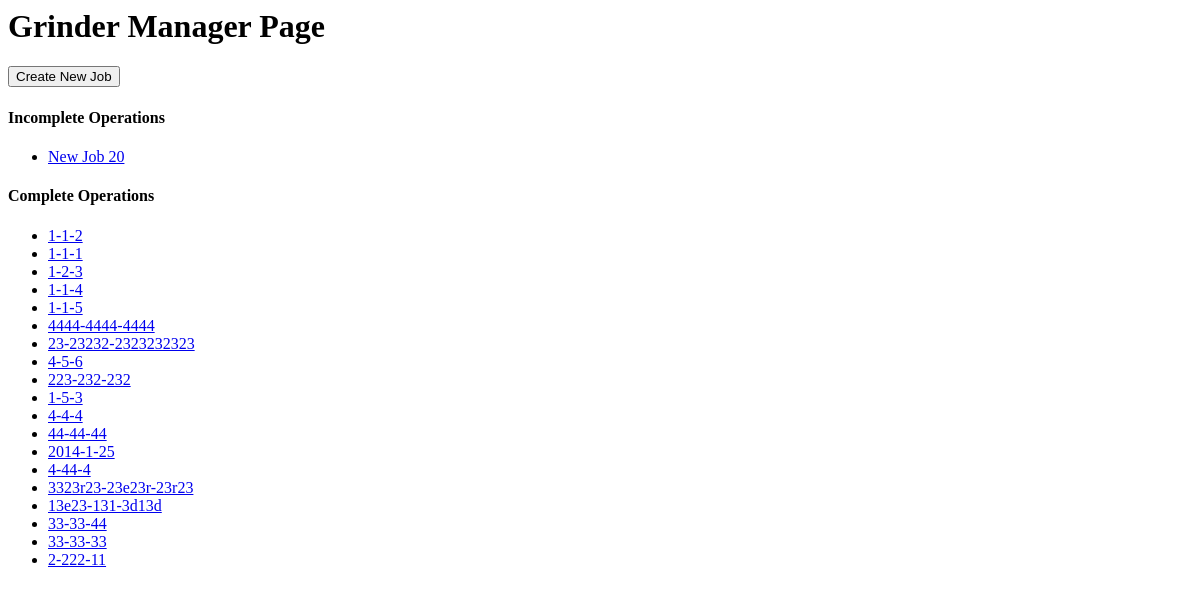
/, run on an earlier commit of the app's database.
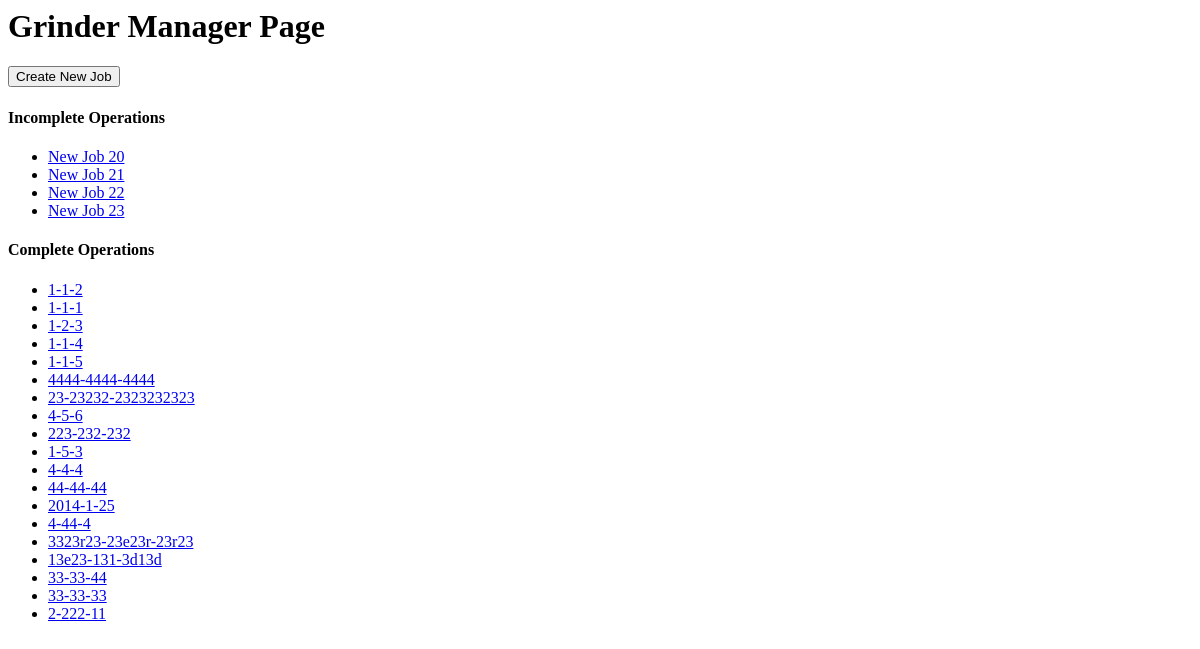
And on a later commit of the database.
### embossers/models.py (models this page shows, shortened)
class Job(models.Model):
    job_id = models.CharField(max_length=100, default="New Job", unique=True)
    date_created = models.DateTimeField('date created', auto_now_add=True)
    last_update = models.DateTimeField('last updated', default=timezone.now)
    date_submitted = models.DateTimeField(null=True, blank=True)
    process_outline = models.CharField(max_length=100, default="None", verbose_name="Process Template")
    has_process_outline_been_modified_for_this_operation = models.BooleanField(default=False, verbose_name="Edited Template")
    has_job_name_been_set = models.BooleanField(default=False)
    completed = models.BooleanField(default=False)
    disable_submit_button = models.BooleanField(default=False)
    job_number = models.CharField(max_length=100, blank=True)
    assembly_number = models.CharField(max_length=100, blank=True)
    operation_number = models.CharField(max_length=100, blank=True)
    def __str__(self):
        return self.job_id
    def was_created_recently(self):
        now = timezone.now()
        return now - datetime.timedelta(days=1) <= self.date_created <= now
    was_created_recently.admin_order_field = 'date_created'
    was_created_recently.boolean = True
    was_created_recently.short_description = 'Created recently?'

### grinder_manager/views.py (the view)
# urls.py: url(r'^$', IndexView.as_view(), name='index'),
class IndexView(generic.ListView):
    template_name = 'grinder_manager/pages/index.html'
    def get_context_data(self, **kwargs):
        context = super(IndexView, self).get_context_data(**kwargs)
        context['jobs'] = EmbosserJob.objects.all()
        for job in context['jobs']:
            if job.completed == False:
                try:
                    context['incomplete_jobs'].append(job)
                except:
                    context['incomplete_jobs'] = []
                    context['incomplete_jobs'].append(job)
            if job.completed == True:
                try:
                    context['complete_jobs'].append(job)
                except:
                    context['complete_jobs'] = []
                    context['complete_jobs'].append(job)
        return context
    def get_queryset(self):
        return EmbosserJob.objects.all()

### templates/grinder_manager/pages/index.html
{% load static %}
<link rel="stylesheet" type="text/css" href="{% static 'embossers/style.css' %}" />
<h1>Grinder Manager Page</h1>
<form action="{% url 'grinder_manager:create_job' %}" name="create_job_from_index">
    <button type="submit">Create New Job</button>
</form>
{% if jobs %}
    <h4>Incomplete Operations</h4>
    <ul>
    {% for job in incomplete_jobs %}
        {% ifequal job.process_outline "None" %}
            {% ifequal job.has_process_outline_been_modified_for_this_operation False %}
                <li><a href="{% url 'embossers:pick_template' job.id %}">{{ job }}</a></li>
            {% else %}
                <li><a href="{% url 'embossers:detail' job.id %}">{{ job }}</a></li>
            {% endifequal %}
        {% else %}
            <li><a href="{% url 'embossers:detail' job.id %}">{{ job }}</a></li>
        {% endifequal %}
    {% endfor %}
    </ul>
    <h4>Complete Operations</h4>
    <ul>
        {% for job in complete_jobs %}
            {% ifequal job.process_outline "None" %}
                {% ifequal job.has_process_outline_been_modified_for_this_operation False %}
                    <li><a href="{% url 'embossers:pick_template' job.id %}">{{ job.job_id }}</a></li>
                {% else %}
                    <li><a href="{% url 'embossers:detail' job.id %}">{{ job.job_id }}</a></li>
                {% endifequal %}
            {% else %}
                <li><a href="{% url 'embossers:detail' job.id %}">{{ job.job_id }}</a></li>
            {% endifequal %}
        {% endfor %}
        </ul>
{% else %}
    <p>No jobs are available.</p>
{% endif %}

What changed in the data, as far as the page shows it:
added Job: job "New Job 21", shown under "Incomplete Operations"
added Job: job "New Job 22", shown under "Incomplete Operations"
added Job: job "New Job 23", shown under "Incomplete Operations"
